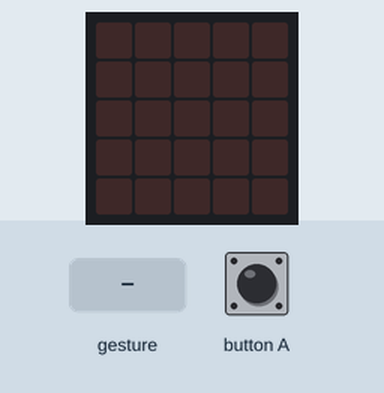
Recording of a program running on a simulated BBC micro:bit running MicroPython. Parts: the board's 5×5 LED display. The inputs (shaded band) are chosen by the test bench. A tilt is held for 1.5 s and a shake lasts 1 s, then the board lies face up again.

Above: at 1.2 s.
1.3 s: button A pressed for 0.15 s
At 1.8 s:
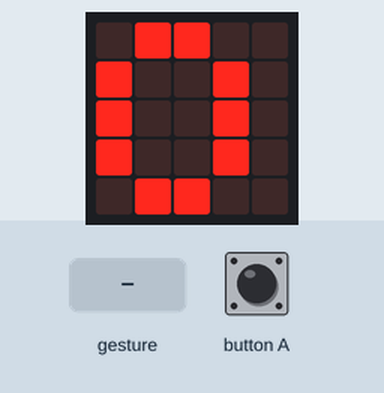
2.9 s: gesture 'shake'
At 4.4 s:
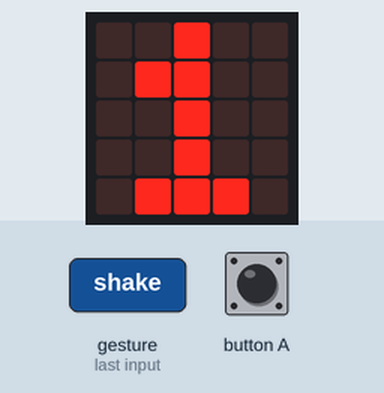
Timing chart, 0 to 5.9 s (numbered marks = the images above; inputs shaded):
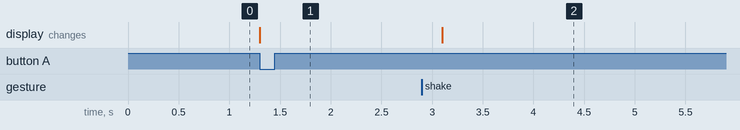

The program:

Ch15_01_Pedo1.py
```python
from microbit import *
steps_count=0
while True:
    if button_a.is_pressed():
        steps_count =0
        display.show(steps_count)
    if accelerometer.was_gesture('shake'):
        steps_count += 1
        display.show(steps_count)
        
```

Measured:
- after the input at 1.3 s, the display: changes at once (image 1)
- after the input at 2.9 s, the display: changes after 0.20 s (image 2)
